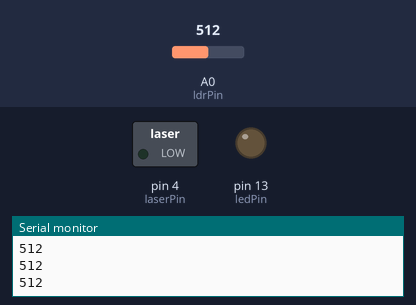
Bench run of a sketch on a simulated Arduino Uno, built with avr-gcc and run on an emulated ATmega328P. Shown: switched loads named in the sketch (green lamp = pin HIGH), output pins drawn as LEDs (lit = HIGH), the last lines printed to the serial monitor. The test bench sets the inputs (shaded band); at power-on: A0 (ldrPin) = 512.

Above: at 1.2 s.
1.3 s: A0 (ldrPin) set to 317
2.8 s: A0 (ldrPin) set to 293
At 4.0 s:
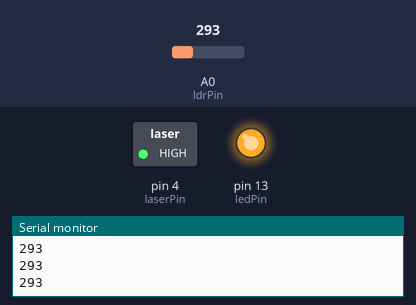
4.3 s: A0 (ldrPin) set to 306
At 5.3 s:
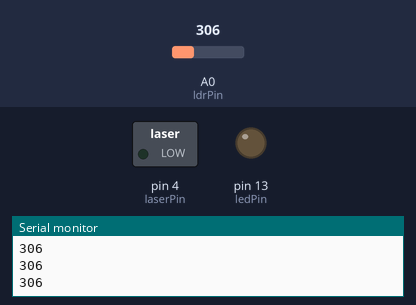
5.8 s: A0 (ldrPin) set to 290
At 6.5 s:
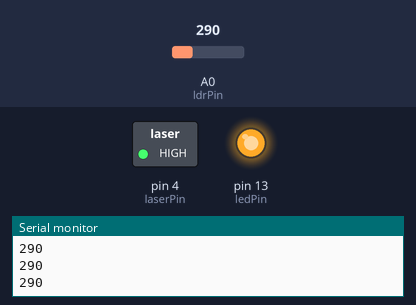
Timing chart, 0 to 8.3 s (numbered marks = the images above; inputs shaded):
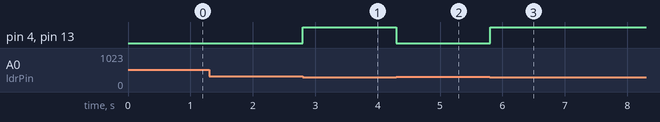

The sketch:

Hardware_Setup_2.ino
```cpp
// % % % % % % % % % % % % % % % % % % % % % % % % % % % % % % % % % % % %
// Title: Project I - Laser Game - Hardware Setup #2                     %
// Author: Madura Senadeera                                              %
// Last Update: 15/04/2019                                               %
// Description: Arduino code controlling the laser game by sensing the . %
// incoming laser from Hardware Setup #1. This code looks after Hardware %
// Setup #2 activating laser 2 once laser 1 has been detected.           %
// % % % % % % % % % % % % % % % % % % % % % % % % % % % % % % % % % % % %


//%%%%%%%%%%%%%%%%%%%%%%%%%%%%%%%%%%%%%%%%%%%%%%%%%%%%%%%%%%%%%%%%%%%%%%
// Allocating Component Configuration                                  %
//%%%%%%%%%%%%%%%%%%%%%%%%%%%%%%%%%%%%%%%%%%%%%%%%%%%%%%%%%%%%%%%%%%%%%%

const int ledPin = 13;

const int ldrPin = A0;

const int laserPin = 4;

//%%%%%%%%%%%%%%%%%%%%%%%%%%%%%%%%%%%%%%%%%%%%%%%%%%%%%%%%%%%%%%%%%%%%%%
// Initialising Components                                             %
//%%%%%%%%%%%%%%%%%%%%%%%%%%%%%%%%%%%%%%%%%%%%%%%%%%%%%%%%%%%%%%%%%%%%%%

void setup () {

Serial.begin(9600);

pinMode(ledPin, OUTPUT);

pinMode(ldrPin, INPUT);

pinMode( laserPin , OUTPUT);

digitalWrite( laserPin , HIGH);
}

//%%%%%%%%%%%%%%%%%%%%%%%%%%%%%%%%%%%%%%%%%%%%%%%%%%%%%%%%%%%%%%%%%%%%%%
// Looping Code for the detection of the laser                         %
//%%%%%%%%%%%%%%%%%%%%%%%%%%%%%%%%%%%%%%%%%%%%%%%%%%%%%%%%%%%%%%%%%%%%%%

void loop() {

int ldrStatus = analogRead(ldrPin);

if (ldrStatus < 300) {

digitalWrite(ledPin, HIGH);

digitalWrite( laserPin , HIGH);

}
else {

digitalWrite(ledPin, LOW);

digitalWrite( laserPin , LOW);

}

//%%%%%%%%%%%%%%%%%%%%%%%%%%%%%%%%%%%%%%%%%%%%%%%%%%%%%%%%%%%%%%%%%%%%%%
// Serial output of whether laser is detected                          %
//%%%%%%%%%%%%%%%%%%%%%%%%%%%%%%%%%%%%%%%%%%%%%%%%%%%%%%%%%%%%%%%%%%%%%%

Serial.println( ldrStatus );
//delay(10);
}
```

Measured:
- the behaviour switches between 300 and 299 on A0 (ldrPin) (found by bisection; images 0 and 1)
- after the input at 2.8 s, pin 4 (laserPin), pin 13 (ledPin): LOW → HIGH at once
- after the input at 4.3 s, pin 4 (laserPin), pin 13 (ledPin): HIGH → LOW at once
- after the input at 5.8 s, pin 4 (laserPin), pin 13 (ledPin): LOW → HIGH at once
